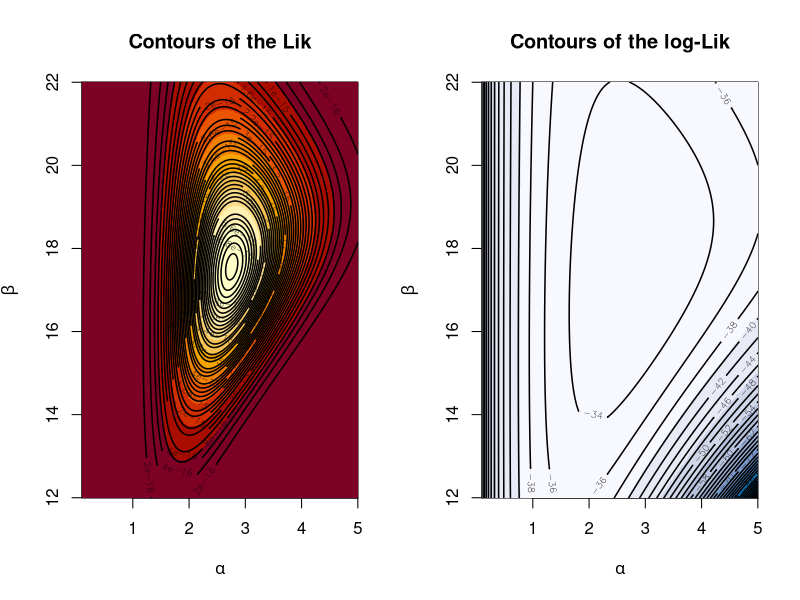

Write R code to recreate this figure.
sample = c(5.1, 7.4, 10.9, 21.3, 12.3, 15.4, 25.4, 18.2, 17.4, 22.5)

par_length = 750
alpha = seq(0.1, 5, length.out=par_length)
beta = seq(12, 22, length.out=par_length)
L_alpha_beta <- function(alpha,beta) {
  result = numeric()
  for (a in alpha) {
    tmp = numeric()
    for (b in beta) {
      s = b^(1/a)
      tmp = append(tmp, prod(dweibull(sample,shape=a,scale=b)))
    }
    result = rbind(result, tmp)
  }
  return(result)
}
l_alpha_beta <- function(alpha,beta) {
  result = numeric()
  for (a in alpha) {
    tmp = numeric()
    for (b in beta) {
      s = b^(1/a)
      tmp = append(tmp, log(prod(dweibull(sample,shape=a,scale=b))))
    }
    result = rbind(result, tmp)
  }
  return(result)
}

L_values = L_alpha_beta(alpha,beta)
l_values = l_alpha_beta(alpha,beta)

par(mfrow = c(1, 2))

# persp(alpha,beta,L_values,theta=0,phi=90)
image(alpha,beta,L_values,col=hcl.colors(10,palette="YlOrRd"),xlab=expression(alpha),ylab=expression(beta))
contour(alpha,beta,L_values,nlevels=30,add=TRUE,col='black',lwd=1.5)
title(main = "Contours of the Lik")

image(alpha,beta,l_values,col=hcl.colors(10,palette="PuBu"),xlab=expression(alpha),ylab=expression(beta))
contour(alpha,beta,l_values,nlevels=30,add=TRUE,col='black',lwd=1.5)
title(main = "Contours of the log-Lik")